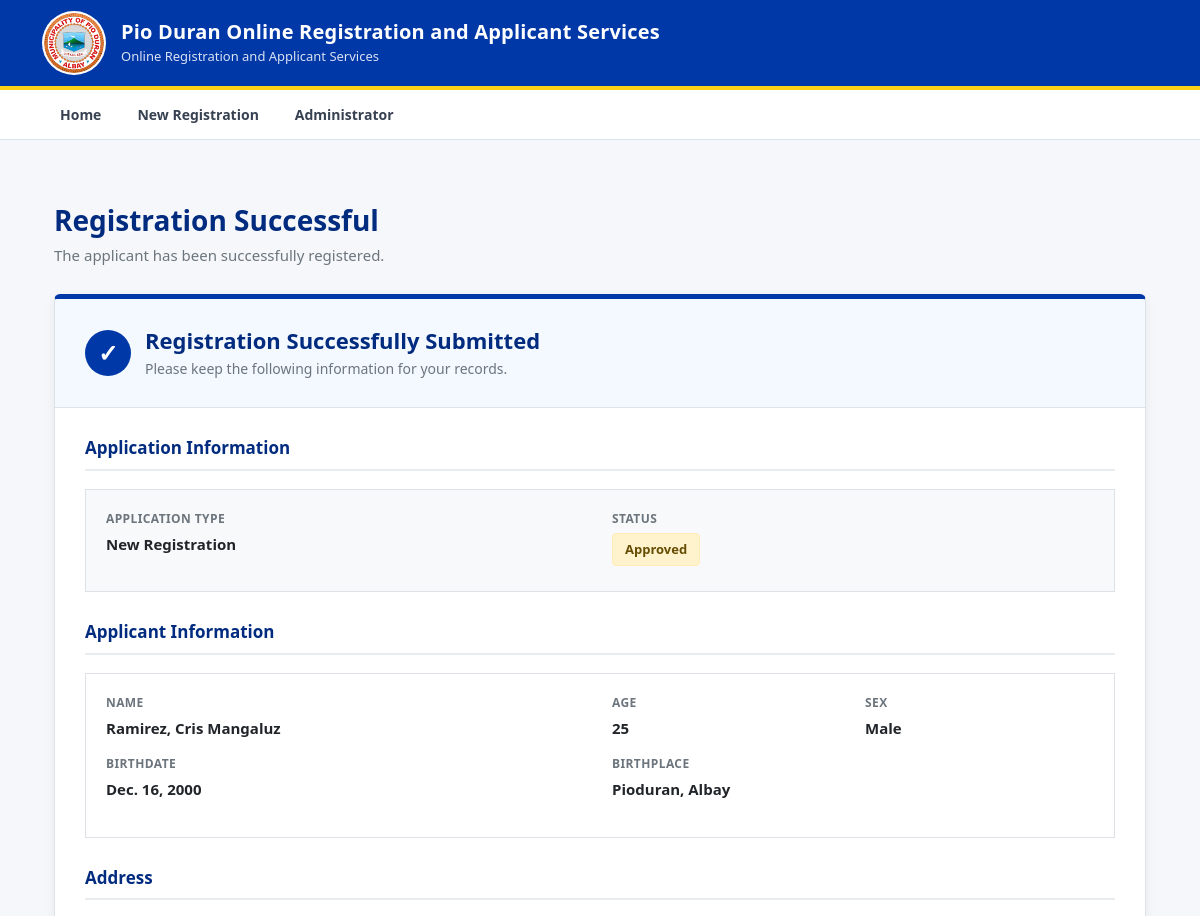
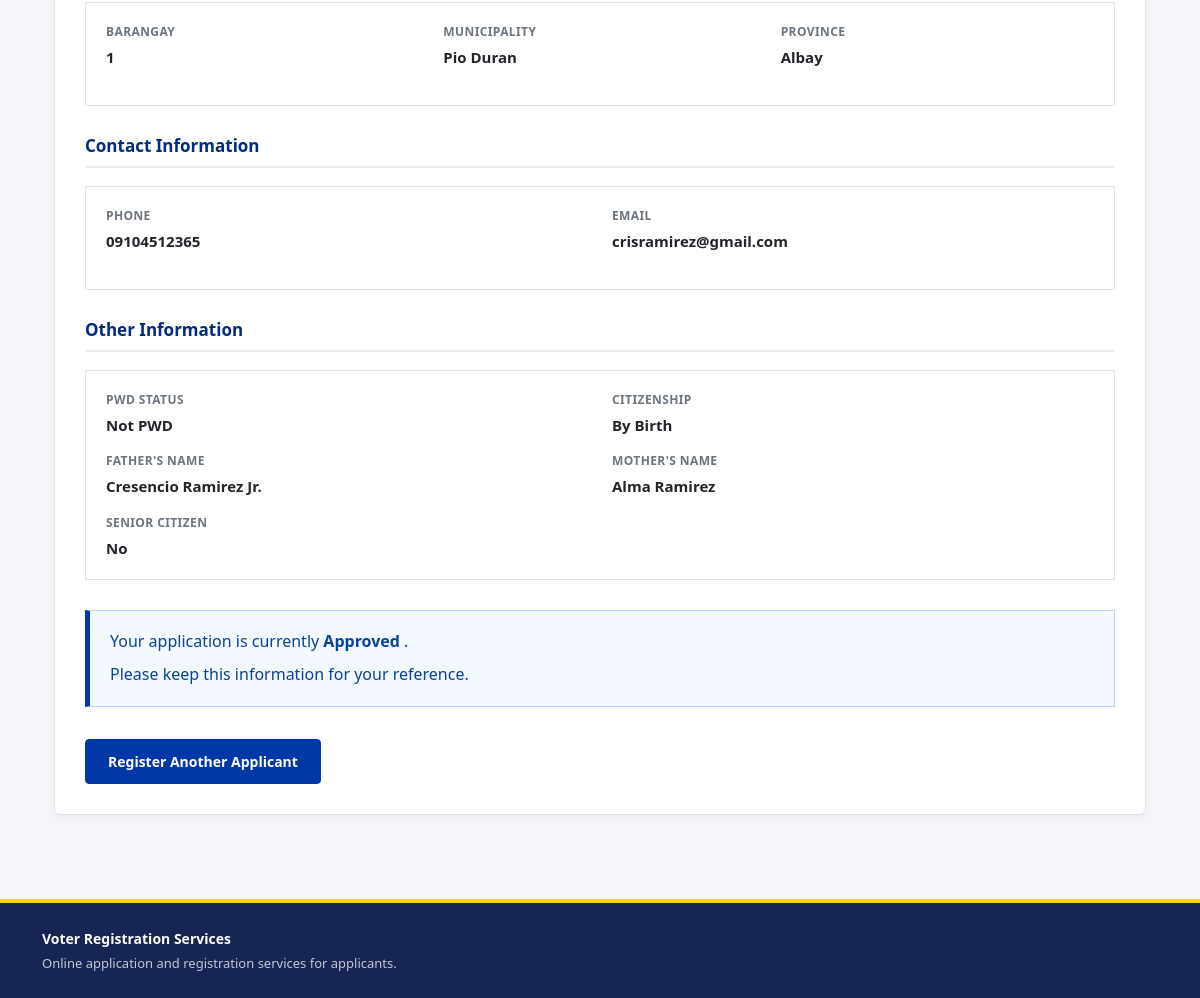
The app's page /registration-success/5/ with its own data (2 pictures, top to bottom).
### Applicants/models.py (models this page shows, shortened)
class Applicant(models.Model):
    APPLICATION_CHOICES = [
        ("NEW", "New Registration"),
        ("UPDATE", "Update Information"),
        ("TRANSFER", "Transfer"),
        ("REACTIVATION", "Reactivation"),
        ("REINSTATEMENT", "Reinstatement"),
    ]
    APPLICATION_STATUS = [
        ("APPROVED", "Approved"),
        ("DISAPPROVED", "Disapproved"),
        ("PENDING", "Pending"),
        ("REVIEW", "Review"),
    ]
    PWD_CHOICES = [
        ("NO", "Not PWD"),
        ("VISUAL", "Visual Disability"),
        ("HEARING", "Hearing Disability"),
        ("PHYSICAL", "Physical Disability"),
        ("INTELLECTUAL", "Intellectual Disability"),
        ("PSYCHOSOCIAL", "Psychosocial Disability"),
        ("MULTIPLE", "Multiple Disabilities"),
        ("OTHER", "Other"),
    ]
    VERIFICATION_STATUS = [
        ("UNVERIFIED", "Unverified"),
        ("BIOMETRICS_PENDING", "Biometrics Pending"),
        ("VERIFIED", "Verified"),
    ]
    CITIZENSHIP_CHOICES = [
        ("BY_BIRTH", "By Birth"),
        ("NATURALIZED", "Naturalized"),
    ]
    lastname = models.CharField(max_length=255)
    firstname = models.CharField(max_length=255)
    middlename = models.CharField(max_length=255)
    civil_status = models.CharField(max_length=20, null=True, blank=True)
    age = models.IntegerField()
    sex = models.CharField(max_length=20)
    birthdate = models.DateField()
    birthplace = models.CharField(max_length=255)
    civil_status = models.CharField(max_length=20, null=True, blank=True)
    brgy = models.ForeignKey(
        Barangay,
        on_delete=models.SET_NULL,
        null=True,
        blank=True
    )
    province = models.CharField(max_length=255, default="Albay")
    municipality = models.CharField(max_length=255, default="Pio Duran")
    phone = models.CharField(max_length=11)
    email = models.EmailField(unique=True)
    application_type = models.CharField(
        max_length=20,
        choices=APPLICATION_CHOICES,
        default="NEW"
    )
    pwd_status = models.CharField(
        max_length=20,
        choices=PWD_CHOICES,
        default="NO"
    )
    citizenship_status = models.CharField(
        max_length=20,
        choices=CITIZENSHIP_CHOICES,
        default="BY_BIRTH"
    )
    status = models.CharField(
        max_length=20,
        choices=APPLICATION_STATUS,
        default='PENDING'
    )
    verification_status = models.CharField(
        max_length=30,
        choices=VERIFICATION_STATUS,
        default="UNVERIFIED"
    )
    father = models.CharField(max_length=255)
    mother = models.CharField(max_length=255)
    is_active = models.BooleanField(default=True)
    is_senior = models.BooleanField(default=False)
    date_joined = models.DateField(auto_now_add=True)
    office_visit_date = models.DateField(
        null=True,
        blank=True
    )
    office_visit_slot = models.PositiveIntegerField(
        null=True,
        blank=True
    )

class Barangay(models.Model):
    name = models.CharField(max_length=255, unique=True)
    def __str__(self):
        return self.name

### Applicants/views.py (the view)
def registration_success(request, applicant_id):
    applicant = get_object_or_404(
        Applicant,
        id=applicant_id
    )
    return render(
        request,
        "components/registration_success.html",
        {
            "applicant": applicant,
        }
    )

### templates/components/registration_success.html (shortened to what this page needs)
{% extends "base.html" %}
{% block content %}
<div class="container py-4">
<div class="page-header">
    <h1>
        Registration Successful
    </h1>
    <p>
        The applicant has been successfully registered.
    </p>
</div>
<div class="success-card">
    <div class="success-header">
        <div class="success-title">
            <div class="success-icon">
                ✓
            </div>
            <div>
                <h2>
                    Registration Successfully Submitted
                </h2>
                <p>
                    Please keep the following information for your records.
                </p>
            </div>
        </div>
    </div>
    <div class="success-body">
        <div class="info-section">
            <h3 class="section-title">
                Application Information
            </h3>
            <div class="application-summary">
                <div class="row">
                    <div class="col-md-6 detail-item">
                        <span class="detail-label">
                            Application Type
                        </span>
                        <div class="detail-value">
                            {{ applicant.get_application_type_display }}
                        </div>
                    </div>
                    <div class="col-md-6 detail-item">
                        <span class="detail-label">
                            Status
                        </span>
                        <div class="detail-value">
                            <span class="status-badge">
                                {{ applicant.get_status_display }}
                            </span>
                        </div>
                    </div>
                </div>
            </div>
        </div>
        <div class="info-section">
            <h3 class="section-title">
                Applicant Information
            </h3>
            <div class="info-card">
                <div class="row">
                    <div class="col-md-6 detail-item">
                        <span class="detail-label">
                            Name
                        </span>
                        <div class="detail-value">
                            {{ applicant.lastname }},
                            {{ applicant.firstname }}
                            {{ applicant.middlename }}
                        </div>
                    </div>
                    <div class="col-md-3 detail-item">
                        <span class="detail-label">
                            Age
                        </span>
                        <div class="detail-value">
                            {{ applicant.age }}
                        </div>
                    </div>
                    <div class="col-md-3 detail-item">
                        <span class="detail-label">
                            Sex
                        </span>
                        <div class="detail-value">
                            {{ applicant.sex }}
                        </div>
                    </div>
                    <div class="col-md-6 detail-item">
                        <span class="detail-label">
                            Birthdate
                        </span>
                        <div class="detail-value">
                            {{ applicant.birthdate }}
                        </div>
                    </div>
                    <div class="col-md-6 detail-item">
                        <span class="detail-label">
                            Birthplace
                        </span>
                        <div class="detail-value">
                            {{ applicant.birthplace }}
                        </div>
                    </div>
                </div>
            </div>
        </div>
        <div class="info-section">
            <h3 class="section-title">
                Address
            </h3>
            <div class="info-card">
                <div class="row">
                    <div class="col-md-4 detail-item">
                        <span class="detail-label">
                            Barangay
                        </span>
                        <div class="detail-value">
                            {{ applicant.brgy }}
                        </div>
                    </div>
                    <div class="col-md-4 detail-item">
                        <span class="detail-label">
                            Municipality
                        </span>
                        <div class="detail-value">
                            {{ applicant.municipality }}
                        </div>
                    </div>
                    <div class="col-md-4 detail-item">
                        <span class="detail-label">
                            Province
                        </span>
                        <div class="detail-value">
                            {{ applicant.province }}
                        </div>
                    </div>
                </div>
            </div>
        </div>
        <div class="info-section">
            <h3 class="section-title">
                Contact Information
            </h3>
            <div class="info-card">
                <div class="row">
                    <div class="col-md-6 detail-item">
                        <span class="detail-label">
                            Phone
                        </span>
                        <div class="detail-value">
                            {{ applicant.phone }}
                        </div>
                    </div>
                    <div class="col-md-6 detail-item">
                        <span class="detail-label">
                            Email
                        </span>
                        <div class="detail-value">
                            {{ applicant.email }}
                        </div>
                    </div>
                </div>
            </div>
        </div>
        <div class="info-section">
            <h3 class="section-title">
                Other Information
            </h3>
            <div class="info-card">
                <div class="row">
                    <div class="col-md-6 detail-item">
                        <span class="detail-label">
                            PWD Status
                        </span>
                        <div class="detail-value">
                            {{ applicant.get_pwd_status_display }}
                        </div>
                    </div>
                    <div class="col-md-6 detail-item">
                        <span class="detail-label">
                            Citizenship
                        </span>
                        <div class="detail-value">
                            {{ applicant.get_citizenship_status_display }}
                        </div>
                    </div>
                    <div class="col-md-6 detail-item">
                        <span class="detail-label">
                            Father's Name
                        </span>
                        <div class="detail-value">
                            {{ applicant.father }}
                        </div>
                    </div>
                    <div class="col-md-6 detail-item">
                        <span class="detail-label">
                            Mother's Name
                        </span>
                        <div class="detail-value">
                            {{ applicant.mother }}
                        </div>
                    </div>
                    <div class="col-md-6 detail-item">
                        <span class="detail-label">
                            Senior Citizen
                        </span>
                        <div class="detail-value">
                            {% if applicant.is_senior %}
                                Yes
                            {% else %}
                                No
                            {% endif %}
                        </div>
                    </div>
                </div>
            </div>
        </div>
        <div class="notice-box">
            <p>
                Your application is currently
                <strong>
                    {{ applicant.get_status_display }}
                </strong>.
            </p>
            <p>
                Please keep this information for your reference.
            </p>
        </div>
        <div class="action-area">
            <a
                href="{% url 'verify-new-registration' %}"
                class="btn-government"
            >
                Register Another Applicant
            </a>
        </div>
    </div>
</div>
</div>
{% endblock %}

### templates/base.html (style rules this page uses)
:root { --gov-blue: #0038a8; --gov-dark-blue: #002b7f; --gov-light-blue: #eaf2ff; --gov-gold: #fcd116; --gov-red: #ce1126; --text-dark: #1f2937; --border-color: #dbe3ef; --background: #f5f7fa; }
* { box-sizing: border-box; }
body { margin: 0; background: var(--background); color: var(--text-dark); font-family: "Segoe UI", Roboto, Arial, sans-serif; }
.page-header { margin-bottom: 30px; }
.page-header h1 { margin-bottom: 8px; color: #172554; font-size: 32px; font-weight: 700; }
.page-header p { margin: 0; color: #64748b; font-size: 15px; }

### templates/components/registration_success.html (style rules this page uses)
.page-header { margin-bottom: 28px; }
.page-header h1 { font-size: 28px; font-weight: 700; color: #002b7f; margin-bottom: 6px; }
.page-header p { color: #6c757d; margin: 0; }
.success-card { background: #ffffff; border: 1px solid #dee2e6; border-top: 5px solid #0038a8; border-radius: 6px; box-shadow: 0 3px 12px rgba(0, 0, 0, 0.06); overflow: hidden; }
.success-header { background: #f4f8ff; padding: 28px 30px; border-bottom: 1px solid #dee2e6; }
.success-title { display: flex; align-items: center; gap: 14px; }
.success-icon { width: 46px; height: 46px; border-radius: 50%; background: #0038a8; color: #ffffff; display: flex; align-items: center; justify-content: center; font-size: 24px; font-weight: 700; flex-shrink: 0; }
.success-header h2 { margin: 0; font-size: 22px; font-weight: 700; color: #002b7f; }
.success-header p { margin: 5px 0 0; color: #6c757d; font-size: 14px; }
.success-body { padding: 30px; }
.info-section { margin-bottom: 30px; }
.section-title { font-size: 17px; font-weight: 700; color: #002b7f; margin-bottom: 18px; padding-bottom: 10px; border-bottom: 2px solid #e9ecef; }
.application-summary { background: #f8f9fa; border: 1px solid #dee2e6; padding: 20px; }
.detail-item { margin-bottom: 16px; }
.detail-item:last-child { margin-bottom: 0; }
.detail-label { display: block; color: #6c757d; font-size: 12px; font-weight: 700; text-transform: uppercase; letter-spacing: 0.4px; margin-bottom: 5px; }
.detail-value { color: #212529; font-size: 15px; font-weight: 600; word-break: break-word; }
.status-badge { display: inline-block; padding: 6px 12px; background: #fff3cd; border: 1px solid #ffecb5; color: #664d03; border-radius: 4px; font-size: 13px; font-weight: 700; }
.info-card { border: 1px solid #dee2e6; background: #ffffff; padding: 20px; }
.notice-box { background: #f4f8ff; border: 1px solid #b6d4fe; border-left: 5px solid #0038a8; padding: 18px 20px; margin-top: 4px; margin-bottom: 28px; }
.notice-box p { margin: 0 0 7px; color: #084298; line-height: 1.6; }
.notice-box p:last-child { margin-bottom: 0; }
.action-area { padding-top: 4px; }
.btn-government { display: inline-block; background: #0038a8; border: 1px solid #0038a8; color: #ffffff; padding: 11px 22px; font-size: 14px; font-weight: 600; text-decoration: none; border-radius: 4px; transition: background 0.2s ease; }

### records on screen
Applicant: application_type "New Registration", status "Approved", lastname "Ramirez", firstname "Cris", middlename "Mangaluz", age "25", sex "Male", birthdate "Dec. 16, 2000", birthplace "Pioduran, Albay", brgy "1", municipality "Pio Duran", province "Albay", phone "09104512365", email "crisramirez@gmail.com", pwd_status "Not PWD", citizenship_status "By Birth", father "Cresencio Ramirez Jr.", mother "Alma Ramirez"
